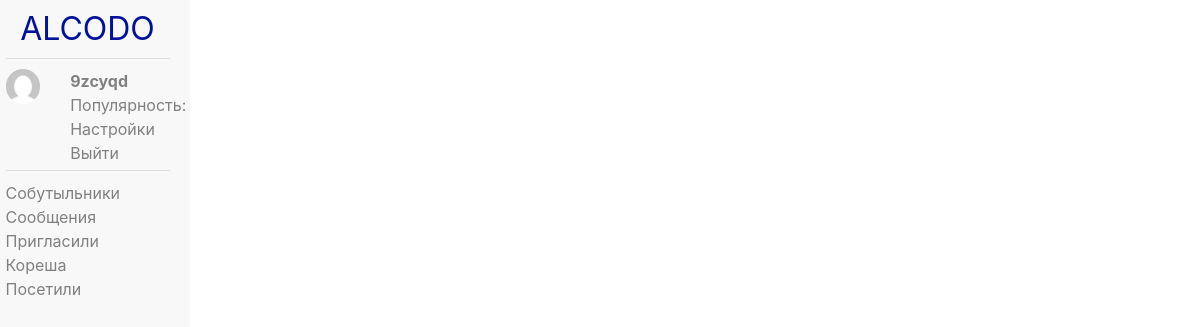
The app's page / (signed in), older data.
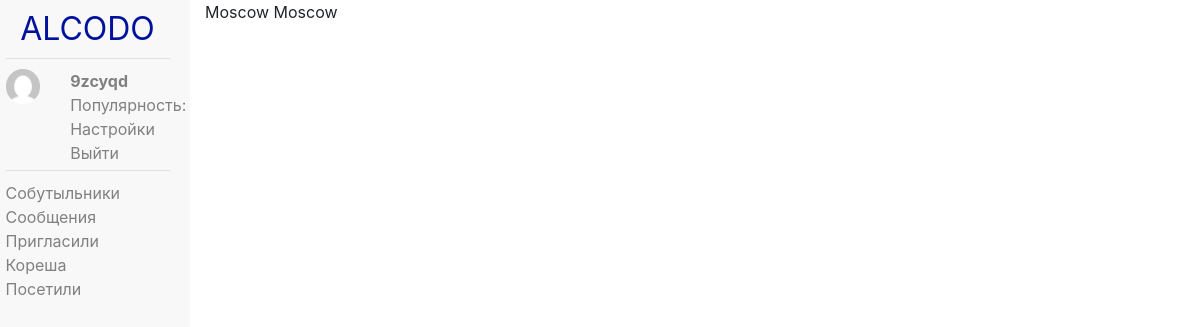
The same page, newer data.
### profiles/models.py (models this page shows, shortened)
class UserProfile(models.Model):
    user = models.OneToOneField(User, on_delete=models.PROTECT)
    city = models.CharField(max_length=64)
    photo = models.CharField(max_length=64, default="anonymous-user.png")

### profiles/views.py (the view)
# urls.py: path('', profiles.views.mypage),
def mypage(request):
    if request.user.is_authenticated:
        print(request.session['_auth_user_id'])
        user = User.objects.get(id=request.session['_auth_user_id'])
    else:
        user = None
    profiles = UserProfile.objects.filter(city="Moscow")
    return render(request, 'base.html', {'user': user, "profiles": profiles})

### templates/base.html (shortened to what this page needs)
<!DOCTYPE html>
<html lang="en">
<head></head>
    {% load static %}
    <link rel="stylesheet" href="{% static 'css/base.css' %}">
    <link rel="stylesheet" href="{% static 'css/bootstrap.css' %}">
</head>
<body>
    <div class="row content h-100">
        <div class="header col-md-2 hidden-md-down">
            <header>
                <div class="logo">
                    ALCODO
                    <hr>
                </div>
                <ul>
                    <div class="user" id="user">
                        {% if user %}
                            <div class="user_info row">
                                <div class="avatar col-4">
                                    <img src="{% static 'images/anonymous-user.png' %}" alt="">
                                </div>
                                <div class="text col-8">
                                    <li><strong>{{ user }}</strong></li>
                                    <li>Популярность:</li>
                                    <li><a href="">Настройки</a></li>
                                    <li><a href="{% url 'logout' %}">Выйти</a></li>
                                </div>
                            </div>
                        {% endif %}
                        <hr>
                    </div>
                    <li><a href="/">Собутыльники</a></li>
                    <li><a href="/">Сообщения</a></li>
                    <li><a href="/">Пригласили</a></li>
                    <li><a href="/">Кореша</a></li>
                    <li><a href="/">Посетили</a></li>
                </ul>
            </header>
        </div>
        <div class="content col-md-9">
            {% for p in profiles %}
                {{ p.city }}
            {% endfor %}
        </div>
    </div>
</body>
</html>

### static/css/base.css (style rules this page uses)
* { padding: 0; margin: 0; }
html,body { height: 100%; }
.header { background: #f8f8f8; color: gray; padding: 0px !important; }
header { width: 80%; margin: auto; }
.header ul li { list-style: none; }
.logo { text-align: center; font-size: 2em; color: #00119c; margin: 5px 0 10px 0; }
.logo hr, .user hr { padding-top: 0; margin: 5px 0 0 0; }
.user { margin: 5px 0 10px 0; }
.avatar img { width: 100%; border-radius: 100%; }
.header a, .header a:visited { color: gray; text-decoration: none; }

Row changes from the older to the newer data that the page shows:
added UserProfile: city "Moscow"
added UserProfile: city "Moscow"
